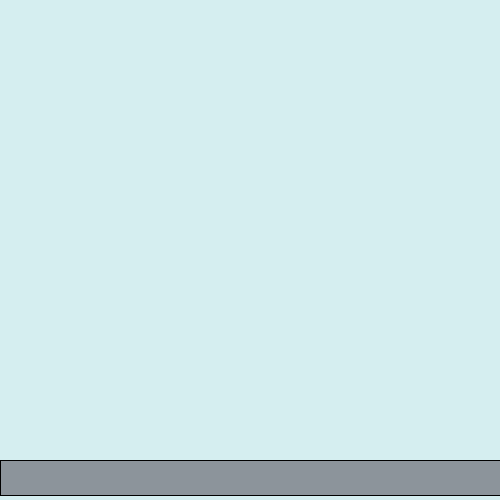
Frame 1 (no input)
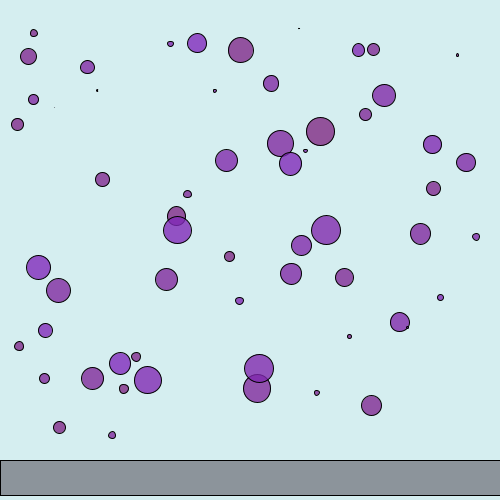
Frame 60 (the mouse pressed at the canvas centre just before this capture)
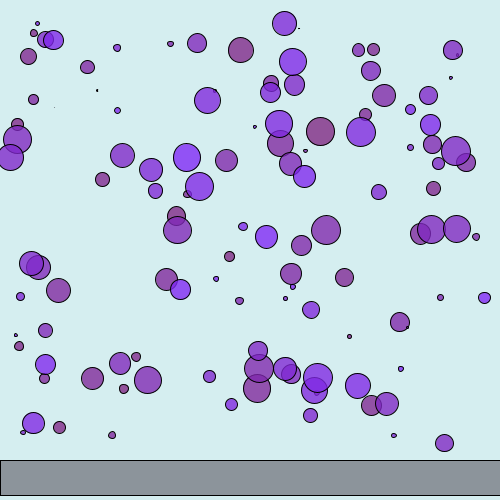
Frame 120 (the mouse held since frame 60 and released just before this capture)

The Processing sketch that drew these frames (run headless with seeded random() and noise(); from frame 60 on, the mouse is pressed at the canvas centre):

// Processing sketch: processing_167801
// ── processing_167801.pde


float a,b,c,d;
int m= #14CAD8;
int o= #618FB4;
int p= #7F2881;
boolean change=false;
void setup()
{
size(500,500);
background(#D5EEF0);
fill(#8C949B);
rect(0,460,500,35);

}
void draw()
{
if(change==true){

fill(m,220);
m=m+1;
rect(a,b,d,d);
a=random(20,490);
b=random(20,450);
d=random(20-40);
} else{

fill(p,200);
o=o+1;

p=p+1;

ellipse(a,b,c,c);
a=random(10,490);
b=random(20,450);
c=random(0,30);


}
}
void mousePressed(){
if(mouseY>460 && mouseX>0 && mousePressed){
background( #618FB4);
fill( #8C949B);
rect(0,460,500,35);
change=!change;
}
}
